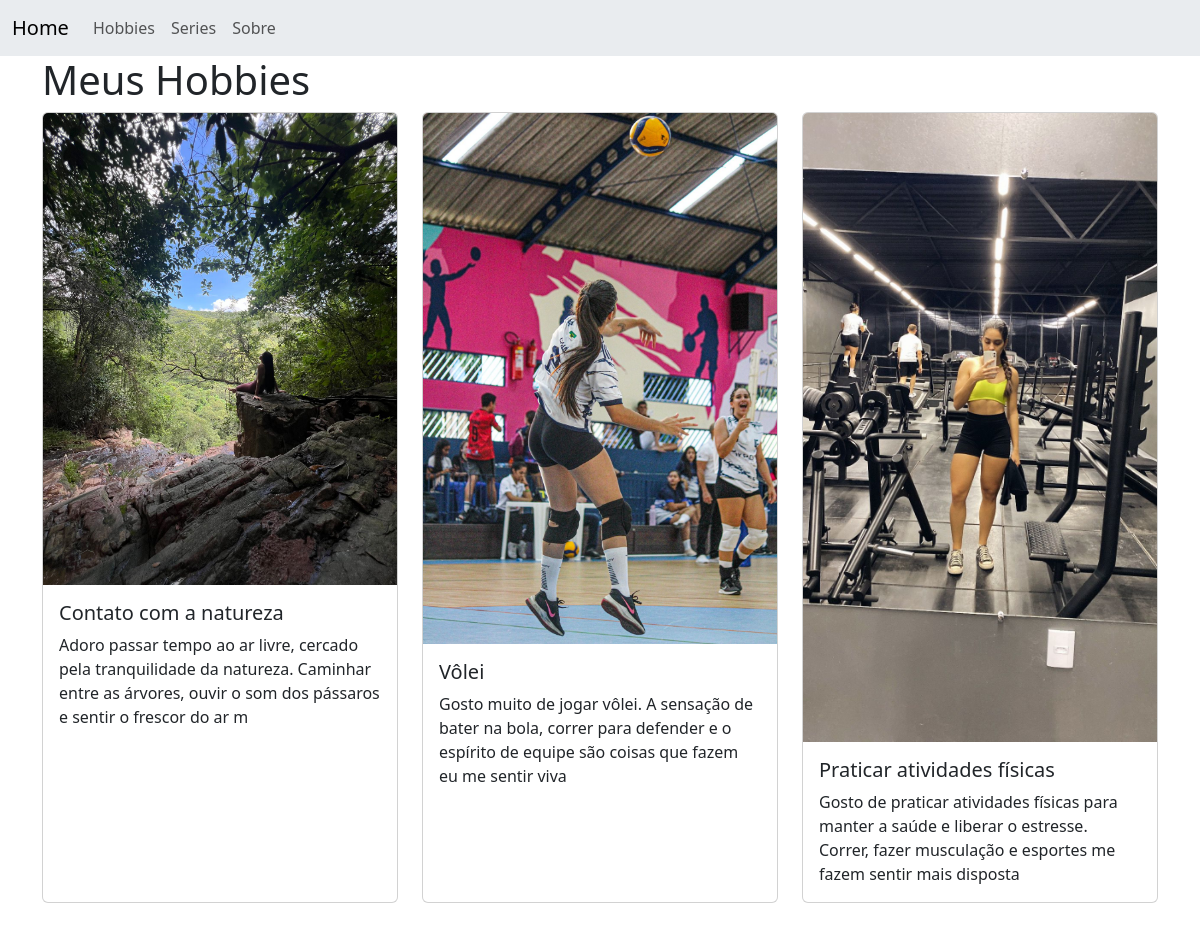
The app's page /hobbies/ with its own data.
### blog/models.py (models this page shows, shortened)
class Hobbies(models.Model):
    nome = models.CharField('Hobbie', max_length=150)
    inicio = models.DateField('Data Inicio', auto_now_add=True)
    descricao = models.TextField('Descrição', max_length=150)
    imagem = models.ImageField('Imagem', upload_to='hobbies')

### blog/views.py (the view)
# urls.py: path('hobbies/', views.hobbies, name='hobbies'),
def hobbies(request):
    lista_hobbies = Hobbies.objects.all()
    context = {
        'hobbies': lista_hobbies
    }
    return render(request, 'blog/hobbies.html', context)

### blog/templates/blog/hobbies.html
{% extends "blog/base.html" %}
{% load static %}
{% block content %}
<h1>Meus Hobbies</h1>
<div class="row d-flex justify-content-center">
  {% for hobbie in hobbies %}
    <div class="col-md-4 col-sm-6 mb-4">
      <div class="card h-100">
        <img src="{{ hobbie.imagem.url }}" class="card-img-top" alt="{{ hobbie.nome }}">
        <div class="card-body">
          <h5 class="card-title">{{ hobbie.nome }}</h5>
          <p class="card-text">{{ hobbie.descricao }}</p>
        </div>
      </div>
    </div>
  {% endfor %}
</div>
{% endblock %}

### blog/templates/blog/base.html (shortened to what this page needs)
{% load static %}
<!DOCTYPE html>
<html lang="en">
<head>
  <link href="https://cdn.jsdelivr.net/npm/bootstrap@5.3.3/dist/css/bootstrap.min.css" rel="stylesheet">
</head>
<body>
  <nav class="navbar navbar-expand-lg bg-body-secondary">
    <div class="container-fluid">
      <a class="navbar-brand" href="{% url 'index' %}">Home</a>
      <div class="collapse navbar-collapse" id="navbarNavAltMarkup">
        <div class="navbar-nav">
          <a class="nav-link" href="{% url 'hobbies' %}">Hobbies</a>
          <a class="nav-link" href="{% url 'series' %}">Series</a>
          <a class="nav-link" href="{% url 'sobre' %}">Sobre</a>
        </div>
      </div>
    </div>
  </nav>
  <main class="container">
    {% block content %}
    {% endblock %}
  </main>
</body>
</html>

### records on screen
Hobbies: imagem (picture), nome "Contato com a natureza", descricao "Adoro passar tempo ao ar livre, cercado pela tranquilidade da natureza. Caminhar entre as árvores, ouvir o som dos pássaros e sentir o frescor do ar m"
Hobbies: imagem (picture), nome "Vôlei", descricao "Gosto muito de jogar vôlei. A sensação de bater na bola, correr para defender e o espírito de equipe são coisas que fazem eu me sentir viva"
Hobbies: imagem (picture), nome "Praticar atividades físicas", descricao "Gosto de praticar atividades físicas para manter a saúde e liberar o estresse. Correr, fazer musculação e esportes me fazem sentir mais disposta"
